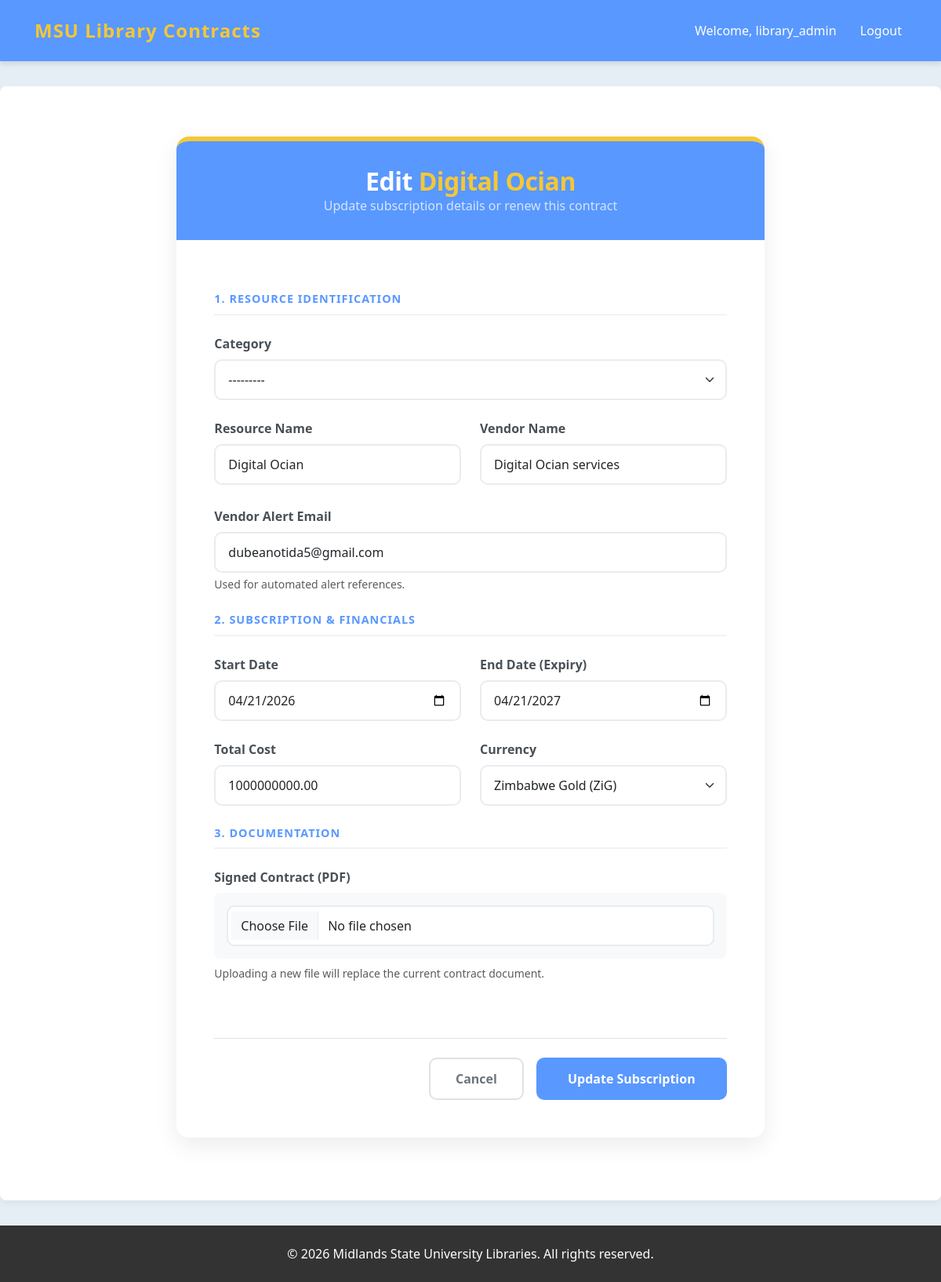
The app's page /contracts/edit/2/ (signed in) with its own data.
### contracts/models.py (models this page shows, shortened)
class Contract(models.Model):
    category = models.ForeignKey(Category, on_delete=models.SET_NULL, null=True, blank=True)
    CURRENCY_CHOICES = [
        ('USD', 'US Dollar ($)'),
        ('ZWG', 'Zimbabwe Gold (ZiG)'),
        ('GBP', 'British Pound (£)'),
    ]
    resource = models.CharField(max_length=200, verbose_name="Resource Name")
    vendor = models.CharField(max_length=200, verbose_name="Vendor Name")
    vendor_email = models.EmailField(blank=True, null=True, help_text="Used for automated alert references.")
    start_date = models.DateField()
    end_date = models.DateField()
    cost = models.DecimalField(max_digits=12, decimal_places=2)
    currency = models.CharField(max_length=3, choices=CURRENCY_CHOICES, default='USD')
    pdf_contract = models.FileField(upload_to='contracts_pdfs/', blank=True, null=True)
    last_warning_sent_at = models.DateField(null=True, blank=True)
    created_at = models.DateTimeField(auto_now_add=True)

### contracts/views.py (the view)
# urls.py: path('edit/<int:contract_id>/', views.edit_contract, name='edit_contract'),
@login_required(login_url='login')
def edit_contract(request, contract_id):
    contract = get_object_or_404(Contract, pk=contract_id)
    if request.method == 'POST':
        form = ContractForm(request.POST, request.FILES, instance=contract)
        if form.is_valid():
            form.save()
            return redirect('contract_list')
    else:
        form = ContractForm(instance=contract)
    return render(request, 'contracts/edit_contract.html', {'form': form, 'contract': contract})

### contracts/forms.py
class ContractForm(forms.ModelForm):
    class Meta:
        model = Contract
        fields = ['category', 'resource', 'vendor', 'vendor_email', 'start_date', 'end_date', 'cost', 'currency', 'pdf_contract']
        widgets = {
            'category': forms.Select(attrs={'class': 'form-select'}),
            'resource': forms.TextInput(attrs={'class': 'form-control', 'placeholder': 'e.g., Taylor & Francis Online'}),
            'vendor': forms.TextInput(attrs={'class': 'form-control', 'placeholder': 'e.g., Taylor & Francis'}),
            'vendor_email': forms.EmailInput(attrs={'class': 'form-control', 'placeholder': 'vendor@example.com'}),
            'start_date': forms.DateInput(attrs={'type': 'date', 'class': 'form-control'}),
            'end_date': forms.DateInput(attrs={'type': 'date', 'class': 'form-control'}),
            'cost': forms.NumberInput(attrs={'class': 'form-control', 'step': '0.01'}), # Allows decimals
            'currency': forms.Select(attrs={'class': 'form-select'}),
            'pdf_contract': forms.FileInput(attrs={'class': 'form-control'}),
        }

### contracts/models.py (called while the page is built)
    def __str__(self):
        return self.name

### contracts/templates/contracts/edit_contract.html (shortened to what this page needs)
{% extends 'base.html' %}
{% block content %}
<div class="row justify-content-center">
    <div class="col-lg-10 col-xl-8">
        <div class="form-card">
            <div class="form-header text-center">
                <h2>Edit <span style="color: var(--msu-gold);">{{ form.instance.resource }}</span></h2>
                <p class="mb-0 opacity-75">Update subscription details or renew this contract</p>
            </div>
            <div class="card-body p-4 p-md-5">
                <form method="post" enctype="multipart/form-data">
                    <div class="form-section-title">1. Resource Identification</div>
                    <div class="row g-4 mb-4">
                        <div class="col-md-12">
                            <label class="form-label">Category</label>
                            {{ form.category }}
                        </div>
                        <div class="col-md-6">
                            <label class="form-label">Resource Name</label>
                            {{ form.resource }}
                        </div>
                        <div class="col-md-6">
                            <label class="form-label">Vendor Name</label>
                            {{ form.vendor }}
                        </div>
                        <div class="col-md-12">
                            <label class="form-label">Vendor Alert Email</label>
                            {{ form.vendor_email }}
                            <small class="text-muted d-block mt-1">{{ form.vendor_email.help_text }}</small>
                        </div>
                    </div>
                    <div class="form-section-title">2. Subscription & Financials</div>
                    <div class="row g-4 mb-4">
                        <div class="col-md-6">
                            <label class="form-label">Start Date</label>
                            {{ form.start_date }}
                        </div>
                        <div class="col-md-6">
                            <label class="form-label">End Date (Expiry)</label>
                            {{ form.end_date }}
                        </div>
                        <div class="col-md-6">
                            <label class="form-label">Total Cost</label>
                            {{ form.cost }}
                        </div>
                        <div class="col-md-6">
                            <label class="form-label">Currency</label>
                            {{ form.currency }}
                        </div>
                    </div>
                    <div class="form-section-title">3. Documentation</div>
                    <div class="row g-4">
                        <div class="col-md-12 mb-4">
                            <label class="form-label">Signed Contract (PDF)</label>
                            <div class="p-3 border-dashed rounded-3 bg-light file-upload-wrapper">
                                {{ form.pdf_contract }}
                            </div>
                            <small class="text-muted d-block mt-2">Uploading a new file will replace the current contract document.</small>
                        </div>
                    </div>
                    <div class="d-flex flex-column flex-md-row justify-content-end gap-3 mt-5 pt-4 border-top">
                        <a href="{% url 'contract_list' %}" class="btn btn-cancel">Cancel</a>
                        <button type="submit" class="btn btn-save">Update Subscription</button>
                    </div>
                </form>
            </div>
        </div>
    </div>
</div>
{% endblock %}

### contracts/templates/base.html (shortened to what this page needs)
{% load static %}
<!DOCTYPE html>
<html lang="en">
<head>
    <link href="https://cdn.jsdelivr.net/npm/bootstrap@5.3.0/dist/css/bootstrap.min.css" rel="stylesheet">
    <link rel="stylesheet" href="{% static 'css/style.css' %}?v=1">
</head>
<body>
    <nav class="navbar">
        <div class="container-fluid" style="display: flex; justify-content: space-between; width: 100%; align-items: center;">
            <a href="{% url 'welcome' %}" class="navbar-brand">MSU Library Contracts</a>
            <div>
                {% if user.is_authenticated %}
                    <span class="navbar-text" style="margin-right: 20px;">Welcome, {{ user.username }}</span>
                    <form action="{% url 'logout' %}" method="post" style="display:inline;">
                        <button type="submit" class="logout-btn">Logout</button>
                    </form>
                {% else %}
                    <a href="{% url 'login' %}" class="login-link">Login</a>
                {% endif %}
            </div>
        </div>
    </nav>
    <div class="container main-container">
        {% block content %}
        {% endblock %}
    </div>
    <footer>
        &copy; {% now "Y" %} Midlands State University Libraries. All rights reserved.
    </footer>
</body>
</html>

### static/css/style.css (style rules this page uses)
html, body { height: 100%; margin: 0; padding: 0; }
body { display: flex; flex-direction: column; font-family: 'Segoe UI', Tahoma, Geneva, Verdana, sans-serif; background-color: #f4f6f9; }
.navbar { background-color: #003366; color: white; padding: 1rem 2rem; flex-shrink: 0; }
.navbar a { color: white; text-decoration: none; }
.container { flex: 1 0 auto; width: 100%; max-width: 1200px; margin: 0 auto; padding: 2rem 1rem; background-color: white; }
footer { flex-shrink: 0; background-color: #333; color: white; text-align: center; padding: 15px; width: 100%; }

### contracts/templates/base.html (style rules this page uses)
:root { --msu-primary-blue: #5998FF; --msu-gold: #F5C735; --msu-text-dark: #333333; }
body { background-color: #E6EEF5; color: var(--msu-text-dark); min-height: 100vh; display: flex; flex-direction: column; }
.navbar { background-color: var(--msu-primary-blue); padding: 1rem 2rem; box-shadow: 0 4px 6px rgba(0,0,0,0.1); }
.navbar-brand { color: var(--msu-gold) !important; font-weight: bold; font-size: 1.5rem; letter-spacing: 1px; }
.navbar-text { color: #FFFFFF; }
.navbar a.login-link, .logout-btn { color: #FFFFFF; text-decoration: none; font-weight: 500; background: none; border: none; cursor: pointer; font-size: 1rem; transition: color 0.3s ease; }
.main-container { flex: 1; background-color: #FFFFFF; padding: 2rem; margin-top: 2rem; margin-bottom: 2rem; border-radius: 8px; box-shadow: 0 4px 8px rgba(0,0,0,0.05); }
footer { background-color: var(--msu-text-dark); color: #FFFFFF; text-align: center; padding: 1.5rem; margin-top: auto; }

### contracts/templates/contracts/edit_contract.html (style rules this page uses)
.form-card { background: #ffffff; border: none; border-radius: 16px; box-shadow: 0 10px 30px rgba(0, 0, 0, 0.08); overflow: hidden; border-top: 6px solid var(--msu-gold); margin-top: 2rem; margin-bottom: 3rem; }
.form-header { background-color: var(--msu-primary-blue); padding: 2rem; color: white; }
.form-header h2 { font-weight: 800; margin: 0; letter-spacing: -0.5px; }
.form-section-title { font-size: 0.9rem; text-transform: uppercase; letter-spacing: 1px; font-weight: 700; color: var(--msu-primary-blue); border-bottom: 2px solid #f1f3f5; padding-bottom: 0.5rem; margin-bottom: 1.5rem; margin-top: 1rem; }
.form-control, .form-select { border: 2px solid #e9ecef; border-radius: 10px; padding: 0.75rem 1rem; transition: all 0.2s ease-in-out; }
.form-label { font-weight: 600; color: #495057; margin-bottom: 0.5rem; }
.btn-save { background-color: var(--msu-primary-blue); color: white; font-weight: 700; padding: 0.8rem 2.5rem; border-radius: 10px; border: none; transition: all 0.3s; }
.btn-cancel { background-color: transparent; color: #6c757d; font-weight: 600; border: 2px solid #dee2e6; padding: 0.8rem 2rem; border-radius: 10px; transition: all 0.2s; }

### records on screen
Contract: instance.resource "Digital Ocian", category "---------", resource "Digital Ocian", vendor "Digital Ocian services", vendor_email "dubeanotida5@gmail.com", start_date "04/21/2026", end_date "04/21/2027", cost "1000000000.00", currency "Zimbabwe Gold (ZiG)"

### other values on screen
{{ user.username }} "library_admin"
